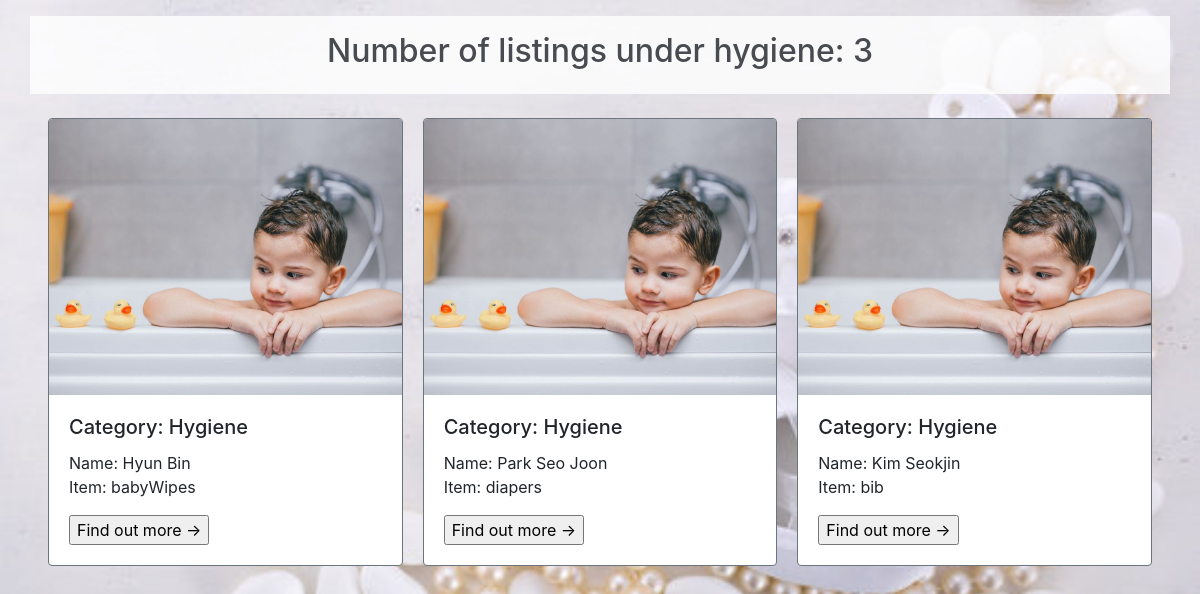
Screenshot of /misc/show_bcategory.php?cat=hygiene with the database file from the repository.
### tables this page shows
CREATE TABLE if not exists donorlisting (
  username varchar(256) NOT NULL,
  category varchar(256) NOT NULL,
  item varchar(256) NOT NULL,
  quantity varchar(256) NOT NULL,
  itemcondition varchar(256) NOT NULL
);

### database/DonationDAO.php (called while the page is built, shortened)
<?php
  class DonationDAO {
    public function getDonationByCat($category) {
      $connMgr = new ConnectionManager();
      $pdo = $connMgr->connect();
      $sql = 'SELECT username, category, item FROM donorlisting where category = :category';
      $stmt = $pdo->prepare($sql);
      $stmt->bindParam(':category', $category, PDO::PARAM_STR);
      $stmt->execute();
      $result = [];
      $stmt->setFetchMode(PDO::FETCH_ASSOC);
      while($row = $stmt->fetch()) {
        $result[] = new Donation($row['username'], $row['category'], $row['item']);
      }
      return $result;
    }
  }
?>

### database/common.php (called while the page is built, shortened)
<?php
spl_autoload_register(function($class) {
    $path = $class . ".php";
});
?>

### database/Donation.php (called while the page is built)
<?php
    class Donation{
        private $username;
        private $category;
        private $item;
        public function __construct($username, $category, $item){
            $this->username = $username;
            $this->category = $category;
            $this->item = $item;
        }
        public function getName(){
            return $this->username;
        }
        public function getCategory(){
            return $this->category;
        }
        public function getItem() {
            return $this->item;
        }
    }
?>

### misc/show_bcategory.php (the view, shortened to what this page needs)
<?php
    require_once "../database/common.php";
?>
<!DOCTYPE html>
<html lang="en">
<head>
    <link rel="stylesheet" href="https://stackpath.bootstrapcdn.com/bootstrap/4.5.2/css/bootstrap.min.css">
</head>
<body>
    <?php
        $category = $_GET["cat"];
        $dao = new DonationDAO;
        $listings = $dao->getDonationByCat($category);
        $count = count($listings);
        echo "<div class='container text-center p-3 mt-3 heading'> <h2>Number of listings under {$category}: {$count}</h2></div>";
        echo "<br>";
        echo "<div class='card-columns px-5'>";
        foreach ($listings as $listing){
            echo "<div class='card border-secondary mb-3'>";
            if ($listing->getCategory() == 'clothing') {
                echo "<img class='card-img-top' src='../images/cardclothes.jpg' alt='Card image cap'>";
            }
            elseif ($listing->getCategory() == 'toys') {
                echo "<img class='card-img-top' src='../images/cardtoys.jpg' alt='Card image cap'>";
            }
            elseif ($listing->getCategory() == 'hygiene') {
                echo "<img class='card-img-top' src='../images/cardhygiene.jpg' alt='Card image cap'>";
            }
            echo"
            <div class='card-body'>
                <form action='./display_bpopup.php'>
                    <h5 class='card-title'>Category: "; echo ucfirst($listing->getCategory()); echo"</h5>
                    <p class='card-text'>Name: {$listing->getName()}<br>Item: {$listing->getItem()}<br> </p>
                    <input type='hidden' name='u_name' value='{$listing->getName()}'>
                    <input type='submit' value='Find out more &#8594;'>
                </form>
            </div>
        </div>";
        }
        ?>
    </div>
</body>
</html>

### misc/show_bcategory.php (style rules this page uses)
body { background-image: url("../images/showcatHygiene.jpg"); background-position: center; background-repeat: no-repeat; background-size: cover; }
.heading { background-color: white; opacity: 0.8; }

### rows the page displays
donorlisting: category "hygiene", category "Hygiene", username "Kim Seokjin", item "bib"
donorlisting: category "Hygiene", username "Hyun Bin", item "babyWipes"
donorlisting: category "Hygiene", username "Park Seo Joon", item "diapers"

### other values shown
$count "3"
